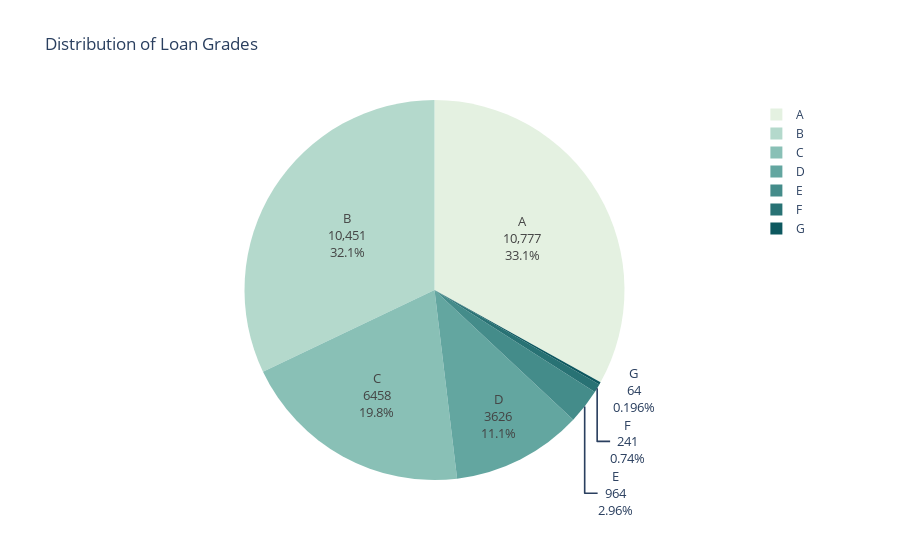

The cell this chart's notebook holds for it:
### Code cell
level_counts=data.loan_grade.value_counts()
fig=px.pie(values=level_counts.values,
          names=level_counts.index,
          color_discrete_sequence=px.colors.sequential.Mint,
          title= 'Distribution of Loan Grades'
          )
fig.update_traces(textinfo='label+percent+value', textfont_size=13,
                  marker=dict(line=dict(color='#102000')))

#fig.data[0].marker.line.width = 2
#fig.data[0].marker.line.color='gray'
fig.show()

### Figure 1 — Plotly figure (JSON) as saved in the notebook; plotly's stock layout.template omitted (floating-point values rounded to 4 significant figures)
{"data": [{"domain": {"x": [0, 1], "y": [0, 1]}, "hovertemplate": "label=%{label}<br>value=%{value}<extra></extra>", "labels": ["A", "B", "C", "D", "E", "F", "G"], "legendgroup": "", "marker": {"line": {"color": "#102000"}}, "name": "", "showlegend": true, "textfont": {"size": 13}, "textinfo": "label+percent+value", "type": "pie", "values": [10777, 10451, 6458, 3626, 964, 241, 64]}], "layout": {"legend": {"tracegroupgap": 0}, "piecolorway": ["rgb(228, 241, 225)", "rgb(180, 217, 204)", "rgb(137, 192, 182)", "rgb(99, 166, 160)", "rgb(68, 140, 138)", "rgb(40, 114, 116)", "rgb(13, 88, 95)"], "title": {"text": "Distribution of Loan Grades"}}}
